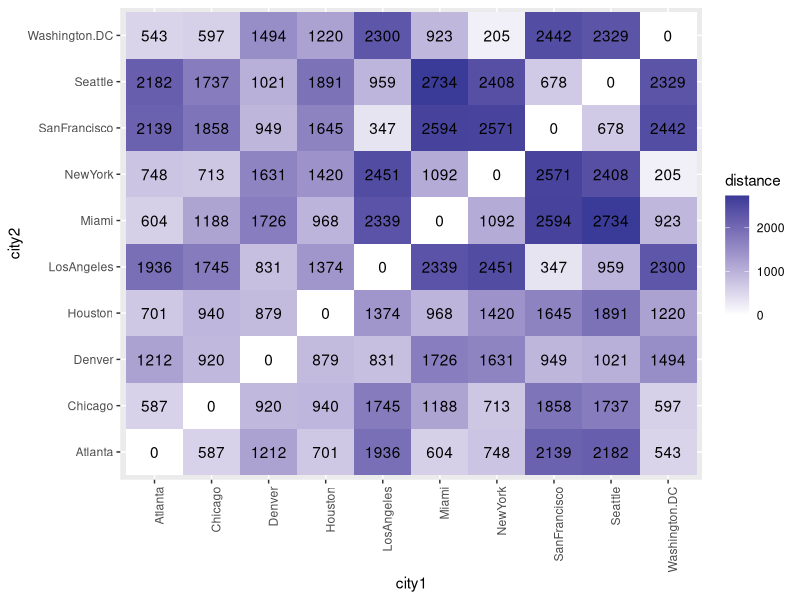
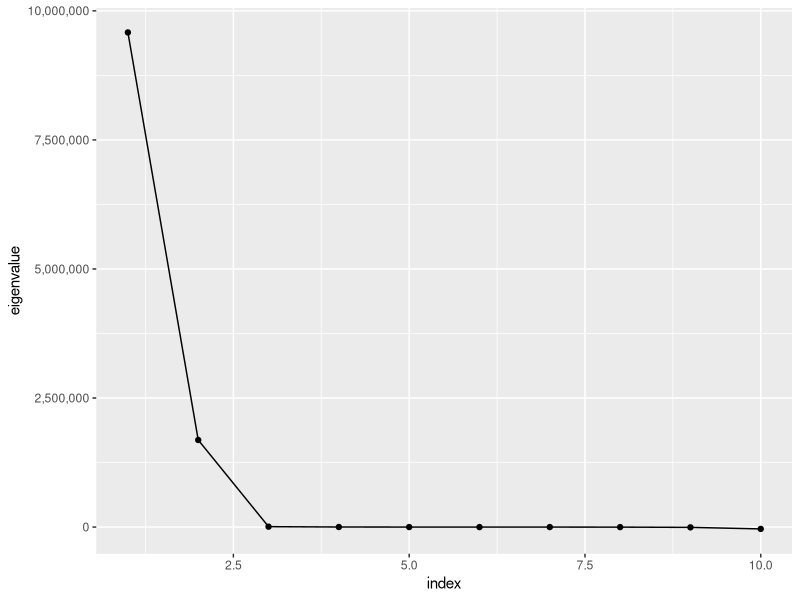
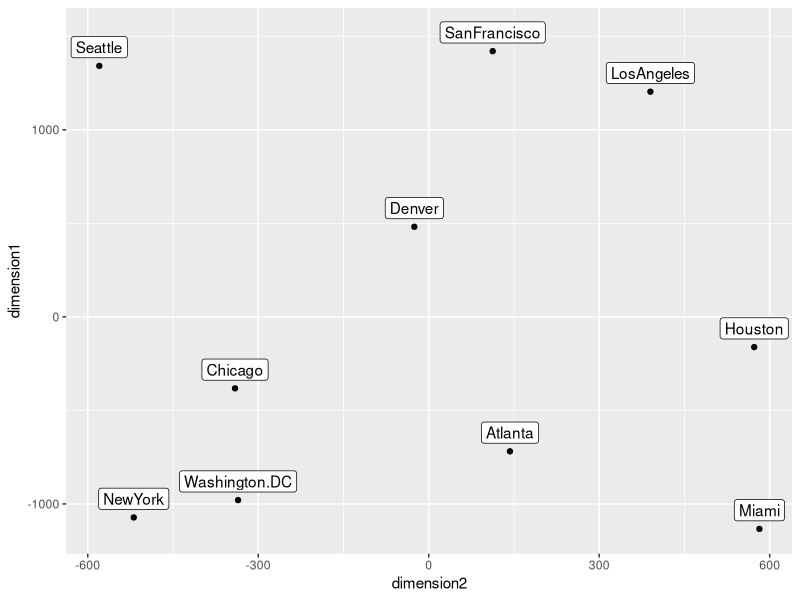
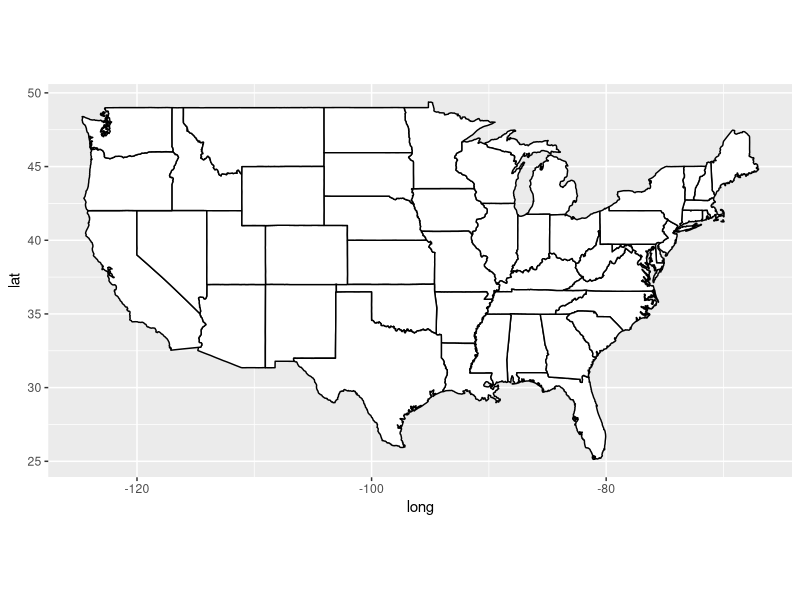
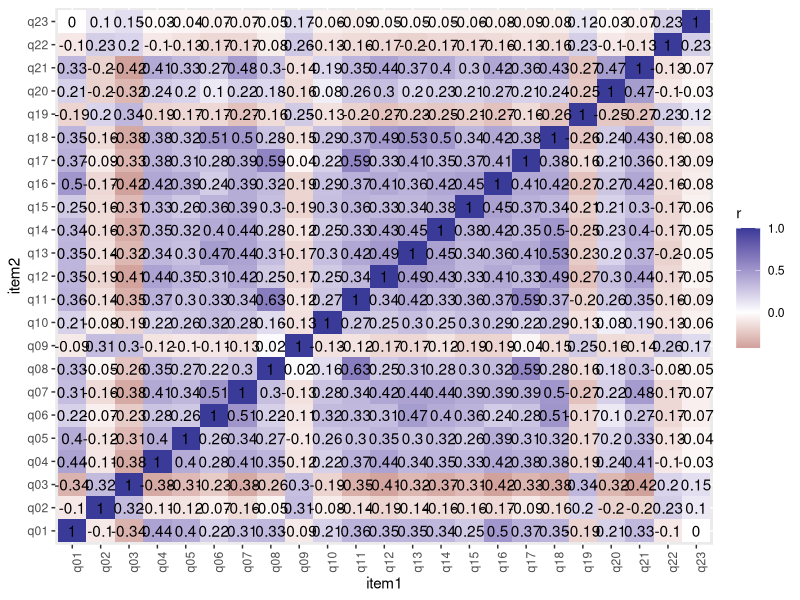
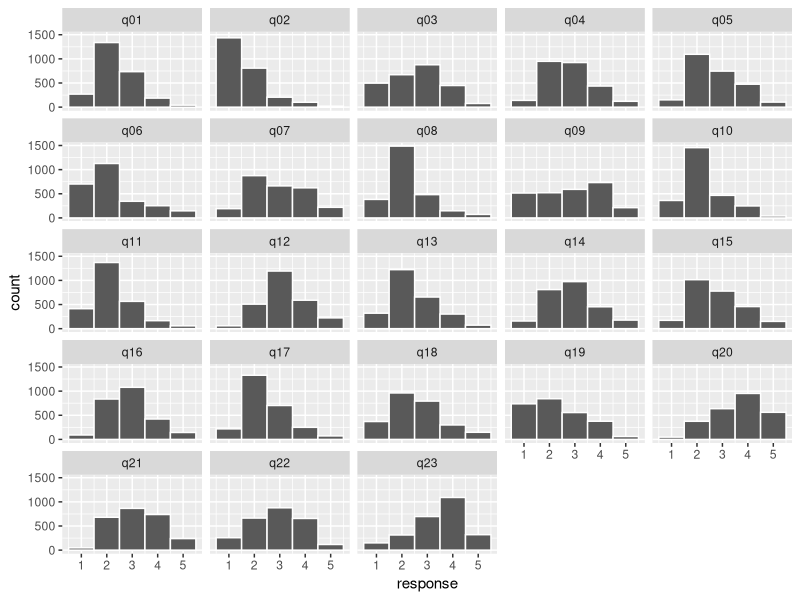
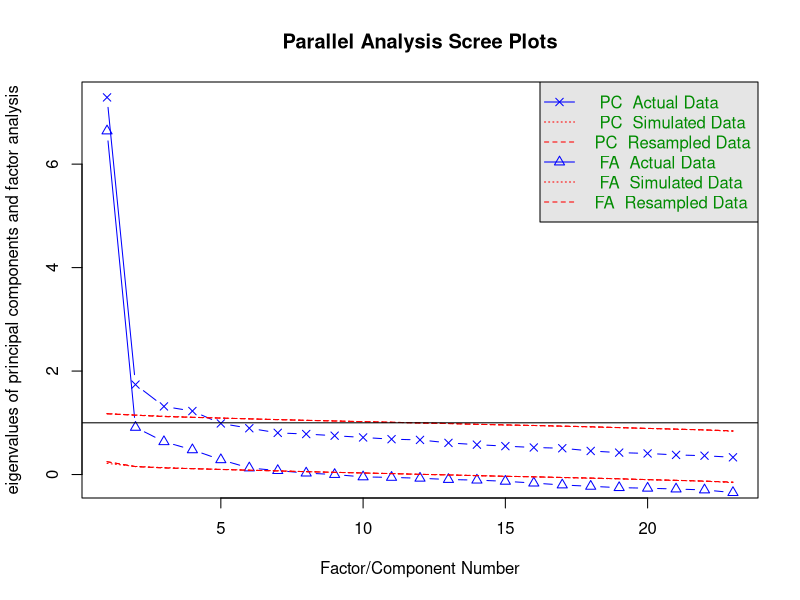
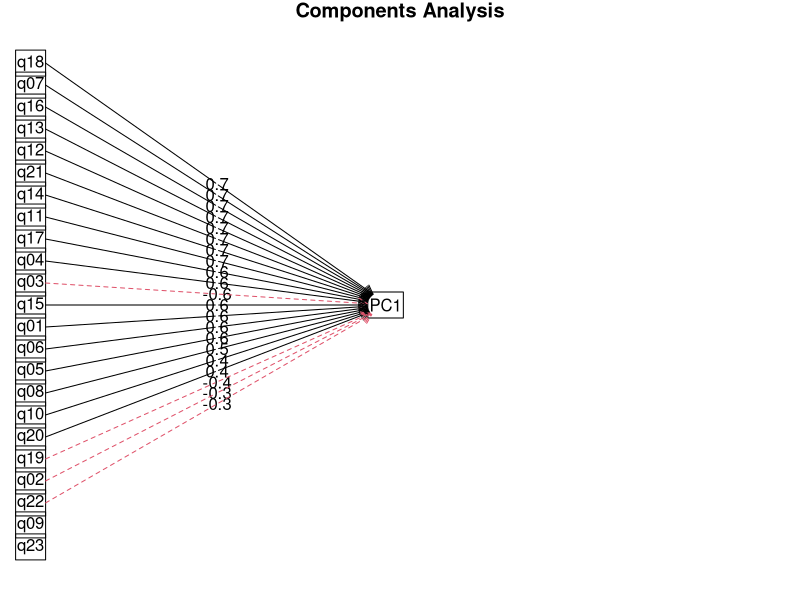

The R script that drew these images, in order:
## ---- chunk 1

# install.packages("tidyverse")
# install.packages("knitr")
# install.packages("haven")
# install.packages("maps")
# install.packages("psych")

library(tidyverse)
library(knitr)
library(haven)
library(maps)
library(psych)

## ---- chunk 2

UScitiesD %>% 
  as.matrix() %>% 
  kable()

## ---- chunk 3

UScitiesD %>% 
  as.matrix() %>% 
  as.data.frame() %>% 
  mutate(city1 = rownames(.)) %>% 
  gather(key = city2, value = distance, -city1) %>% 
  ggplot(mapping = aes(x = city1, y = city2, fill = distance, label = distance)) +
  geom_tile() +
  geom_text() +
  scale_fill_gradient2() +
  theme(axis.text.x = element_text(angle = 90, hjust = 1))

## ---- chunk 4

# give it distance values and number of dimensions
# also ask for the function to output eigenvalues
cmdscale.fit1 <- cmdscale(UScitiesD, k = 2, eig = TRUE)

## ---- chunk 5

tibble(index = 1:length(cmdscale.fit1$eig),
       eigenvalue = cmdscale.fit1$eig) %>% 
  ggplot(mapping = aes(x = index, y = eigenvalue)) +
  geom_line() +
  geom_point() +
  scale_y_continuous(labels = scales::comma)

## ---- chunk 6

cmdscale.data <- tibble(city = rownames(cmdscale.fit1$points),
                        dimension1 = cmdscale.fit1$points[, 1],
                        dimension2 = cmdscale.fit1$points[, 2])

## ---- chunk 7

cmdscale.data %>% 
  ggplot(mapping = aes(x = dimension2, y = dimension1, label = city)) +
  geom_point() +
  geom_label(nudge_y = 100)

## ---- chunk 8

map_data("state") %>% 
  ggplot(mapping = aes(x = long, y = lat, group = group)) +
  geom_polygon(fill = "white", colour = "black") +
  coord_quickmap()

## ---- chunk 9

saq <- read_spss(file = "data/SAQ.sav")

## ---- chunk 10

saq %>% 
  cor(use = "pairwise.complete.obs") %>% 
  round(2) %>% 
  as.data.frame() %>% 
  rownames_to_column() %>%
  rename(item1 = rowname) %>% 
  gather(key = item2, value = r, -item1) %>% 
  ggplot(mapping = aes(x = item1, y = item2, fill = r, label = r)) +
  geom_tile() +
  geom_text() +
  scale_fill_gradient2() +
  theme(axis.text.x = element_text(angle = 90, hjust = 1))

## ---- chunk 11

saq %>% 
  gather(key = variable, value = response) %>% 
  ggplot(mapping = aes(x = response)) +
  geom_histogram(binwidth = 1, color = "white") +
  facet_wrap(facets = ~ variable)

## ---- chunk 12

fa.parallel(saq, fm = "minres", fa = "both")

## ---- chunk 13

principal(saq, rotate = "none") %>% 
  print(sort = TRUE)

fa(saq, rotate = "none", fm = "pa") %>% 
  print(sort = TRUE)

# plot
principal(saq, rotate = "none") %>% 
  fa.diagram(sort = TRUE)

## ---- chunk 14

principal(saq, nfactors = 4, rotate = "varimax") %>% 
  print(sort = TRUE)

# plot
principal(saq, nfactors = 4, rotate = "varimax") %>% 
  fa.diagram(sort = TRUE)

## ---- chunk 15

fa(saq, fm = "minres", rotate = "none") %>% 
  print(sort = TRUE)

# plot
fa(saq, fm = "minres", rotate = "none") %>% 
  fa.diagram(sort = TRUE)

## ---- chunk 16

fa(saq, nfactors = 6, fm = "minres", rotate = "oblimin") %>% 
  print(sort = TRUE)

# plot
fa(saq, nfactors = 6, fm = "minres", rotate = "oblimin") %>% 
  fa.diagram(sort = TRUE)
